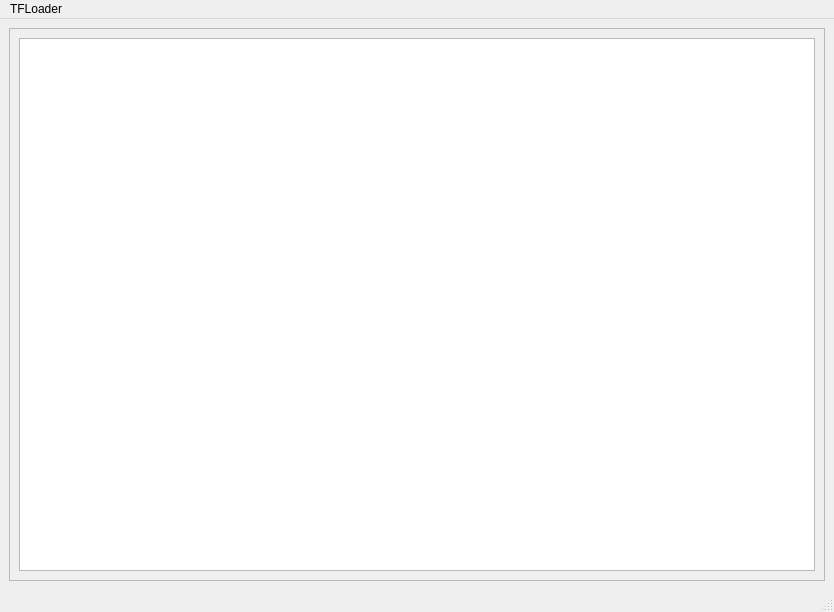
<?xml version="1.0" encoding="UTF-8"?>
<ui version="4.0">
 <class>MainWindow</class>
 <widget class="QMainWindow" name="MainWindow">
  <property name="geometry">
   <rect>
    <x>0</x>
    <y>0</y>
    <width>834</width>
    <height>612</height>
   </rect>
  </property>
  <property name="windowTitle">
   <string>MainWindow</string>
  </property>
  <widget class="QWidget" name="centralwidget">
   <layout class="QVBoxLayout" name="verticalLayout_2">
    <item>
     <widget class="QScrollArea" name="scrollArea">
      <property name="widgetResizable">
       <bool>true</bool>
      </property>
      <widget class="QWidget" name="ScrollContents">
       <property name="geometry">
        <rect>
         <x>0</x>
         <y>0</y>
         <width>814</width>
         <height>546</height>
        </rect>
       </property>
       <layout class="QVBoxLayout" name="verticalLayout">
        <item>
         <widget class="QTableWidget" name="Mods_table"/>
        </item>
       </layout>
      </widget>
     </widget>
    </item>
   </layout>
  </widget>
  <widget class="QMenuBar" name="menubar">
   <property name="geometry">
    <rect>
     <x>0</x>
     <y>0</y>
     <width>834</width>
     <height>24</height>
    </rect>
   </property>
   <widget class="QMenu" name="menuTFLoader">
    <property name="title">
     <string>TFLoader</string>
    </property>
    <addaction name="separator"/>
   </widget>
   <addaction name="menuTFLoader"/>
  </widget>
  <widget class="QStatusBar" name="statusbar"/>
 </widget>
 <resources/>
 <connections/>
</ui>
